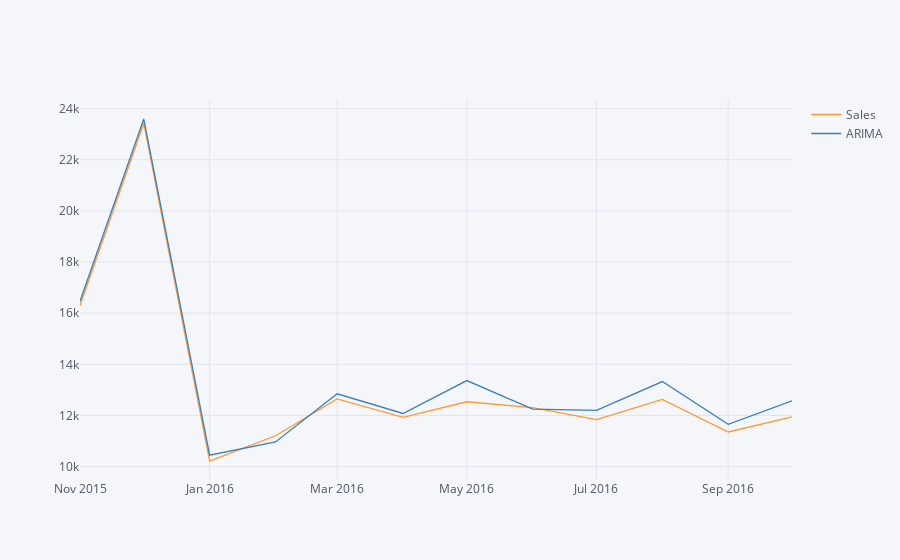

The notebook cell this image was saved under:
### Code cell
test.iplot()

### Figure 1 — Plotly figure (JSON) as saved in the notebook; plotly's stock layout.template omitted (floating-point values rounded to 4 significant figures)
{"data": [{"line": {"color": "rgba(255, 153, 51, 1.0)", "dash": "solid", "shape": "linear", "width": 1.3}, "mode": "lines", "name": "Sales", "text": "", "type": "scatter", "uid": "25a86ba2-a732-45b2-b896-ee806a2b0b0d", "x": ["2015-11-01", "2015-12-01", "2016-01-01", "2016-02-01", "2016-03-01", "2016-04-01", "2016-05-01", "2016-06-01", "2016-07-01", "2016-08-01", "2016-09-01", "2016-10-01"], "y": [16301, 23425, 10221, 11208, 12648, 11925, 12536, 12308, 11836, 12628, 11355, 11945]}, {"line": {"color": "rgba(55, 128, 191, 1.0)", "dash": "solid", "shape": "linear", "width": 1.3}, "mode": "lines", "name": "ARIMA", "text": "", "type": "scatter", "uid": "92100e25-2179-4d0f-a5f4-36ab0c076c0f", "x": ["2015-11-01", "2015-12-01", "2016-01-01", "2016-02-01", "2016-03-01", "2016-04-01", "2016-05-01", "2016-06-01", "2016-07-01", "2016-08-01", "2016-09-01", "2016-10-01"], "y": [16470.0, 23590.0, 10450.0, 10960.0, 12850.0, 12080.0, 13370.0, 12250.0, 12200.0, 13330.0, 11660.0, 12570.0]}], "layout": {"legend": {"bgcolor": "#F5F6F9", "font": {"color": "#4D5663"}}, "paper_bgcolor": "#F5F6F9", "plot_bgcolor": "#F5F6F9", "title": {"font": {"color": "#4D5663"}}, "xaxis": {"gridcolor": "#E1E5ED", "showgrid": true, "tickfont": {"color": "#4D5663"}, "title": {"font": {"color": "#4D5663"}, "text": ""}, "zerolinecolor": "#E1E5ED"}, "yaxis": {"gridcolor": "#E1E5ED", "showgrid": true, "tickfont": {"color": "#4D5663"}, "title": {"font": {"color": "#4D5663"}, "text": ""}, "zerolinecolor": "#E1E5ED"}}}
